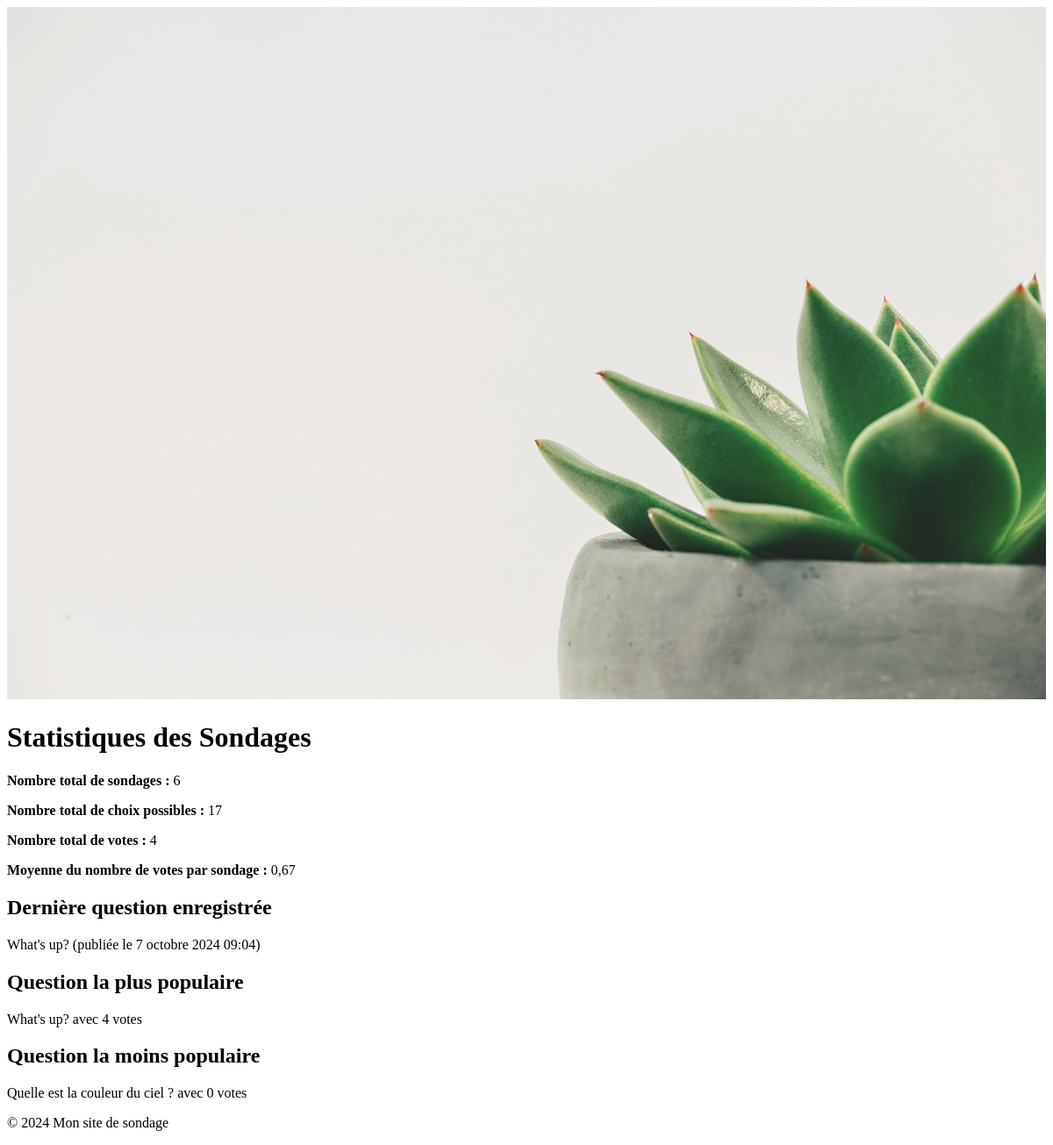
Before: /polls/statistics/ with the older database file.
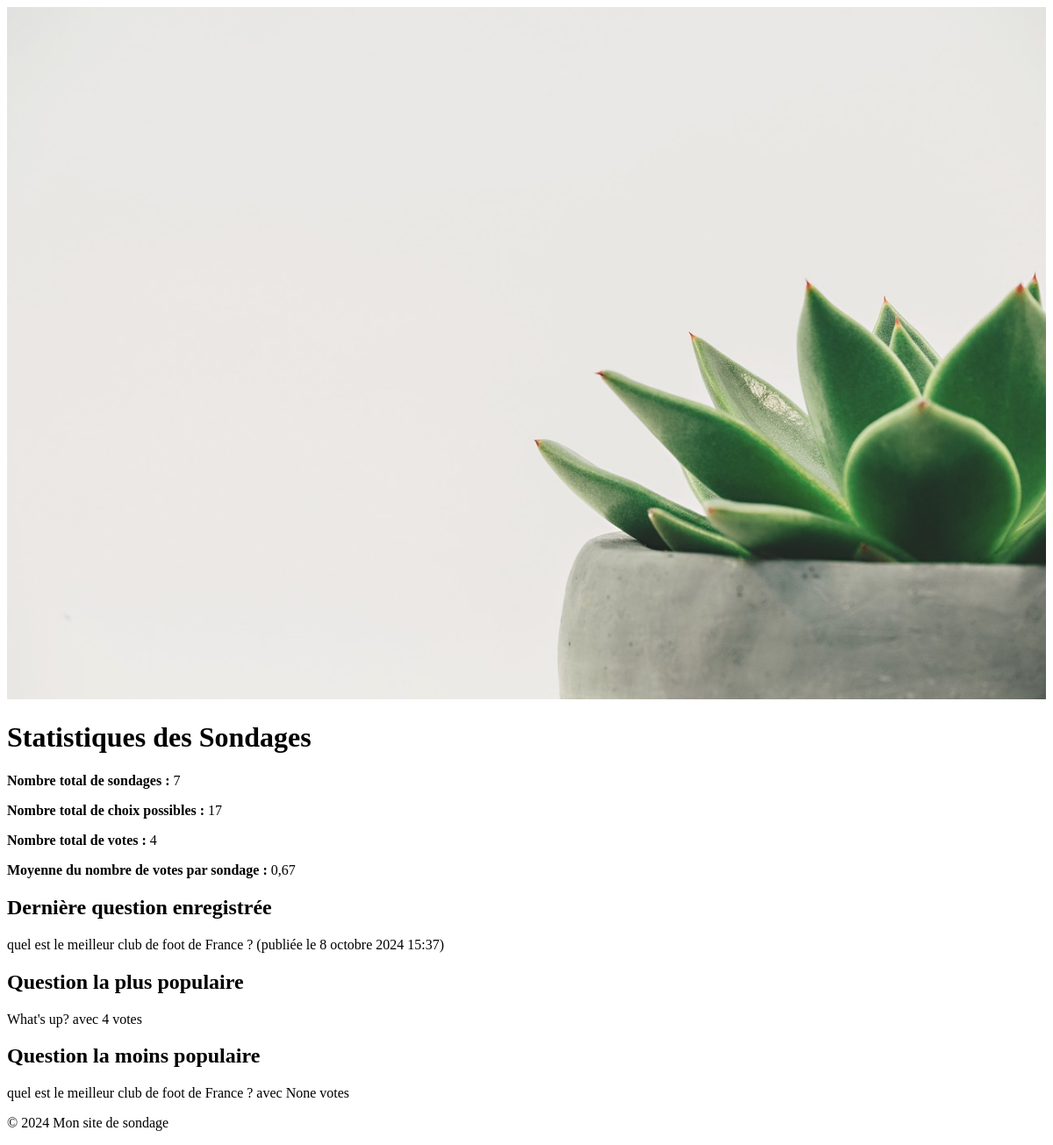
After: the same page with the newer database file.
### polls/models.py (models this page shows, shortened)
class Question(models.Model):
    question_text = models.CharField(max_length=200)
    pub_date = models.DateTimeField("date published", default=timezone.now)

### polls/views.py (the view)
# urls.py: path("statistics/", views.statistics, name="statistics"),
def statistics(request):
    total_polls = Question.objects.count()
    total_choices = Choice.objects.count()
    total_votes = Choice.objects.aggregate(Sum('votes'))['votes__sum'] or 0
    avg_votes_per_poll = (
        Question.objects.annotate(total_votes=Sum('choice__votes'))
        .aggregate(Avg('total_votes'))['total_votes__avg'] or 0
    )
    latest_question = Question.objects.latest('pub_date')
    most_popular_question = (
        Question.objects.annotate(total_votes=Sum('choice__votes'))
        .order_by('-total_votes')
        .first()
    )
    least_popular_question = (
        Question.objects.annotate(total_votes=Sum('choice__votes'))
        .order_by('total_votes')
        .first()
    )
    context = {
        "total_polls": total_polls,
        "total_choices": total_choices,
        "total_votes": total_votes,
        "avg_votes_per_poll": avg_votes_per_poll,
        "latest_question": latest_question,
        "most_popular_question": most_popular_question,
        "least_popular_question": least_popular_question,
    }
    return render(request, "polls/statistics.html", context)

### polls/templates/polls/statistics.html (shortened to what this page needs)
{% extends 'base.html' %}
{% load static %}
{% block main %}
    <h1>Statistiques des Sondages</h1>
    <p><strong>Nombre total de sondages :</strong> {{ total_polls }}</p>
    <p><strong>Nombre total de choix possibles :</strong> {{ total_choices }}</p>
    <p><strong>Nombre total de votes :</strong> {{ total_votes }}</p>
    <p><strong>Moyenne du nombre de votes par sondage :</strong> {{ avg_votes_per_poll|floatformat:2 }}</p>
    <h2>Dernière question enregistrée</h2>
    <p>{{ latest_question.question_text }} (publiée le {{ latest_question.pub_date }})</p>
    {% if most_popular_question %}
        <h2>Question la plus populaire</h2>
        <p>{{ most_popular_question.question_text }} avec {{ most_popular_question.total_votes }} votes</p>
    {% endif %}
    {% if least_popular_question %}
        <h2>Question la moins populaire</h2>
        <p>{{ least_popular_question.question_text }} avec {{ least_popular_question.total_votes }} votes</p>
    {% endif %}
{% endblock %}

Changed rows visible on the page:
no longer on this page (row unchanged): Question: question_text "Quelle est la couleur du ciel ?", total_votes "0"
added Question: question_text "quel est le meilleur club de foot de France ?", pub_date "8 octobre 2024 15:37", total_votes "None"
Other visible differences:
{{ total_polls }}: "6" → "7"
{{ latest_question.question_text }}: "What's up?" → "quel est le meilleur club de foot de France ?"
{{ latest_question.pub_date }}: "7 octobre 2024 09:04" → "8 octobre 2024 15:37"
